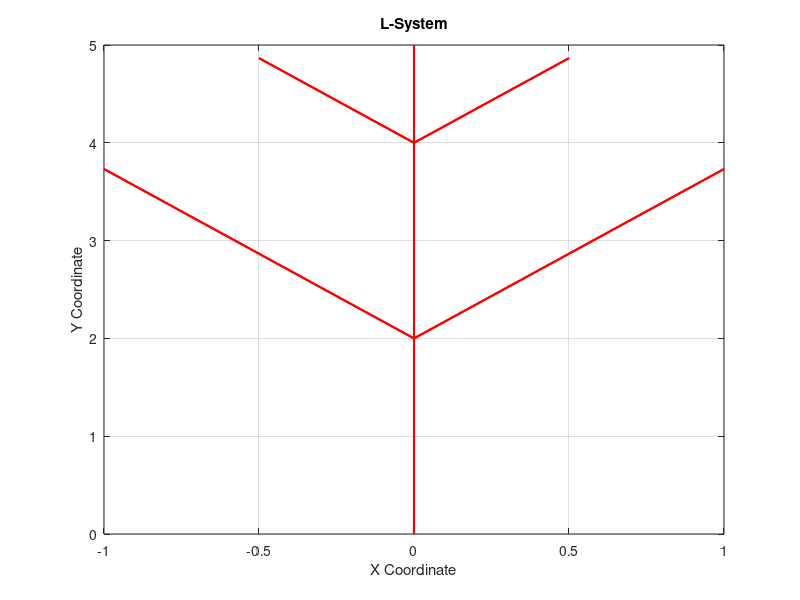

This chart was generated by the following MATLAB code:
%ls
w = 'FF[+FF][-FF]FF[+F][-F]F';
lenw = length(w);

x = zeros(1, lenw + 1);
y = zeros(1, lenw + 1);
a = ones(1, lenw + 1) * pi / 2;

turn_ang = 30 * pi / 180;
d = 1;
saves = [];
index = 1;
fprintf('%-10s %-10s %-10s %-10s\n', 'Symbol', 'x', 'y', 'alpha');
fprintf('-----------------------------------------\n');
fprintf('%-10s %-10.5f %-10.5f %-10.2f\n', 'None', x(1), y(1), rad2deg(a(1)));
for i = 1:lenw
  if w(i) == 'F'
    x(index + 1) = x(index) + d * cos(a(index));
    y(index + 1) = y(index) + d * sin(a(index));
    a(index + 1) = a(index);
    index = index + 1;
  elseif w(i) == '+'
    x(index + 1) = x(index);
    y(index + 1) = y(index);
    a(index + 1) = a(index) + turn_ang;
    index = index + 1;
  elseif w(i) == '-'
    x(index + 1) = x(index);
    y(index + 1) = y(index);
    a(index + 1) = a(index) - turn_ang;
    index = index + 1;
  elseif w(i) == '['
    saves = [saves; x(index), y(index), a(index)];
  elseif w(i) == ']'
    x(index + 1) = saves(end, 1);
    y(index + 1) = saves(end, 2);
    a(index + 1) = saves(end, 3);
    saves(end, :) = [];
    index = index + 1;
  end
  fprintf('%-10s %-10.5f %-10.5f %-10.2f\n', w(i), x(index), y(index), rad2deg(a(index)));
end

plot (x, y, '-r', 'LineWidth', 1.5);
grid on
title('L-System');
xlabel('X Coordinate');
ylabel('Y Coordinate');
